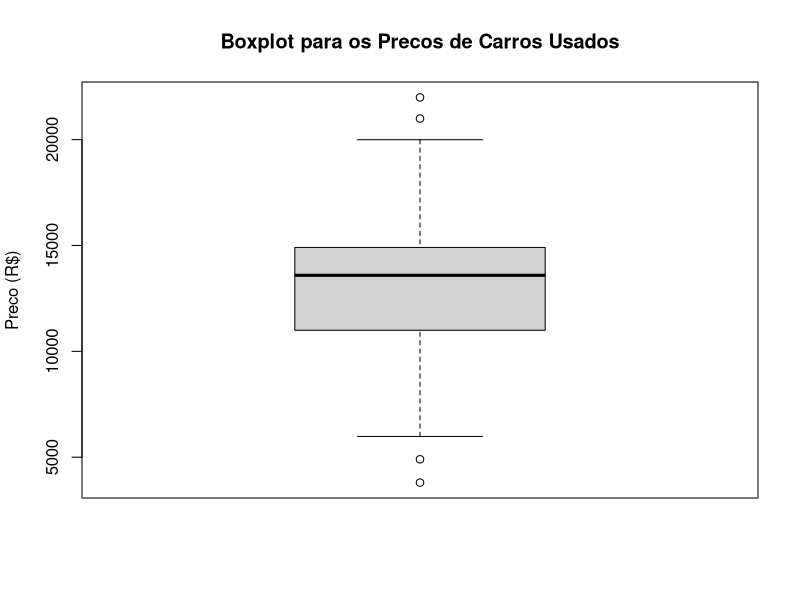
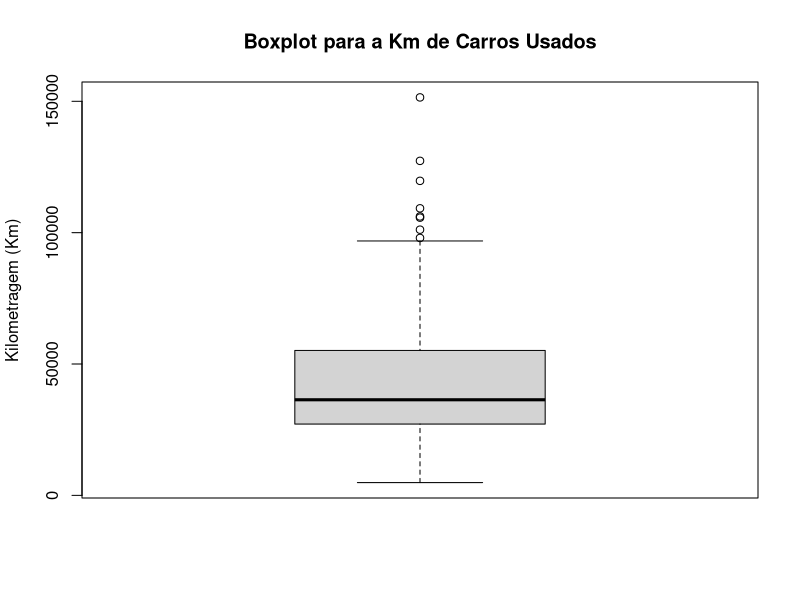
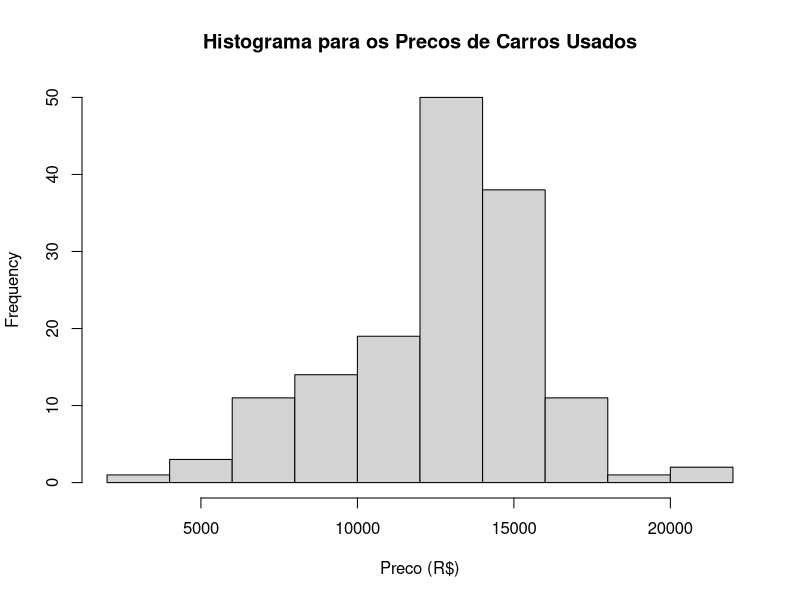
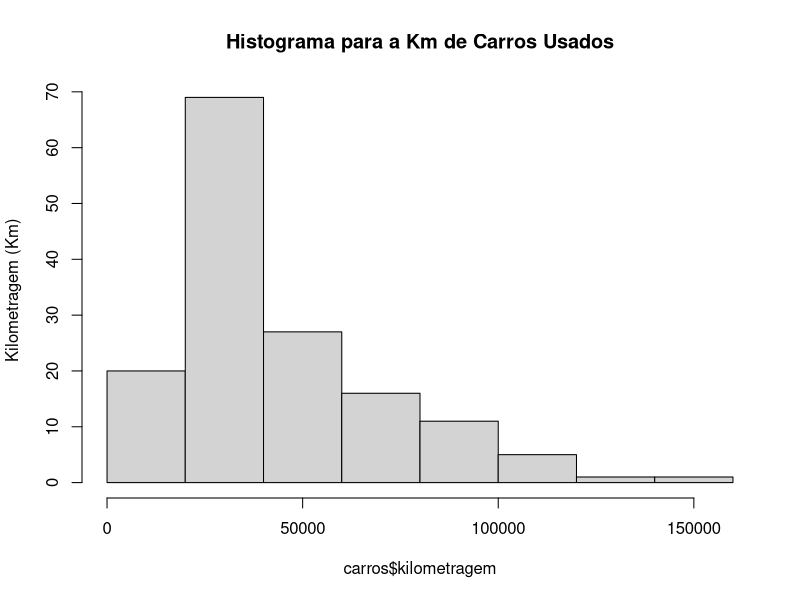
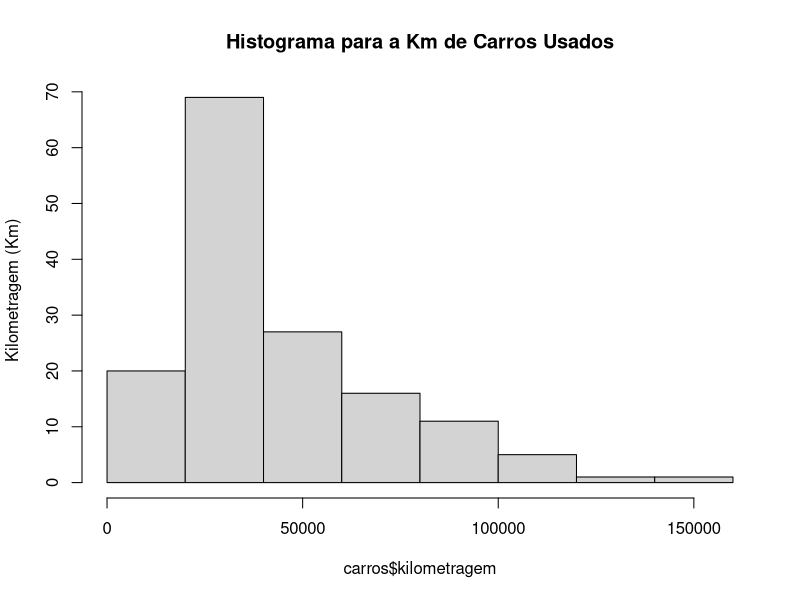
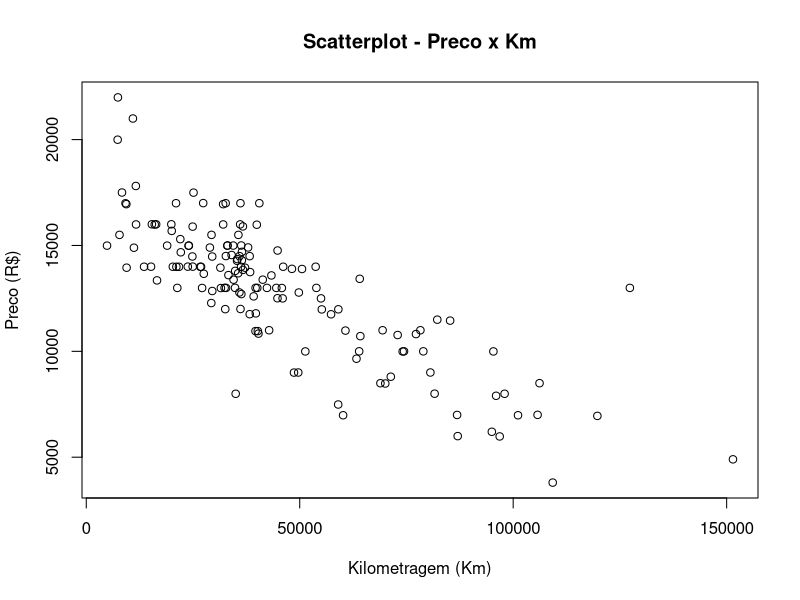

Recreate these plots in R, in order.
# Este Estudo Dirigido esta disponivel tambem no Portal Academico. 

# Caros(as) Alunos(as), SIGAM O ROTEIRO, sequencialmente!

# Primeiramente, sete o seu diretorio de trabalho, onde voce colocou 
# este Script e o arquivo carros-usados


# Estudo Dirigido: Analise exploratoria de dados.

# O objetivo deste estudo eh mostrar como a analise exploratoria dos dados eh importante.
# Independentemente do modelo de machine learning que voce vai construir, a analise
# exploratoria eh fundamental.

# Analise exploratoria eh voce conhecer os dados. Voce nao pode comecar um processo de
# limpeza, transformacao, de pre-processamento se voce nao conhece os dados: a media, 
# a mediana, como os dados estao distribuidos, se as variaveis sao numericas ou
# categoricas. Se sera necessario fazer algum tipo de transformacao nessas variaveis.
# Ou seja, as etapas seguintes de pre-processamento dependem de uma analise exploratoria.

# Depois que carregamos os dados, a analise eh a primeira etapa, independentemente do tipo
# de modelo de machine learning que voce vai criar.

# Neste estudo, vamos primeiramente carregar o conjunto de dados. Faremos uma breve
# exploracao. E vamos trabalhar com variaveis numericas e tambem com variaveis categoricas.

# Irei colocar varias dicas, varios exemplos de interpretacao dos resultados da analise
# exploratoria. Nao existe uma unica formula para analise exploratoria. Depende do problema
# de negocio, depende do conjunto de dados, etc.

# Vamos carregar o pacote readr, considerando que ele ja esteja instalado
library(readr)

# Vamos carregar o nosso arquivo csv utilizando a funcao read_csv
carros <- read_csv("carros-usados.csv")

# Vamos dar um View em nosso conjunto de dados
View(carros)

# Temos aqui informacoes sobre automoveis: ano, modelo, preco, kilometragem, cor e
# transmissao: automatico ou manual. Com 150 linhas e 6 colunas.
# A partir desse conjunto de dados, iremos fazer algumas exploracoes.
# Porque vamos compreender os dados. E isso eh analise exploratoria. 
# Se voce nao conhecer os dados, como ira conhecer as tecnicas de limpeza, 
# transformacao e pre-processamento? Temos que saber o que temos no nosso dataset.

# Vamos apresentar um resumo das variaveis desse dataset. Ver os tipos!
str(carros)

# O interpretador da linguagem R decidiu qual tipo eh de cada variavel ao carregar o
# dataset. Veja o tipo de ano, eh numerico. Mas sera que utilizaremos este conteudo
# numerico? Nao iremos fazer calculos com o ano, certo? Nao iremos somar 2011 com 2012...
# Na pratica, esta eh uma variavel que eu poderia colocar como sendo categorica,
# do tipo fator para ter as categorias bem definidas.

# Vamos inicialmente verificar as medidas de tendencia central... limpando a console....
# Inicialmente para a variavel ano do conjunto, temos o resumo basico da variavel ano:
summary(carros$ano)
# media... 2009, minimo, maximo, 1o. quartil, 3o. quartil e mediana,
# na media os carros que constam desse dataset sao do ano de 2009,
# mediana 2009 como a media, isto indica, provavelmente, ano tem dist. normal.

# Agora vamos mostrar o summary de 2 variaveis: preco e kilometragem.
# Passo como um vetor usando a funcao c que sera usada como um indice 
# para trazer 2 colunas do dataset carros:
summary(carros[c('preco', 'kilometragem')])
# Conseguimos retornar os resumos de 2 variaveis: minimo, 1o. quartil, mediana, media
# .... etc. E assim temos uma ideia de como os dados estao distribuidos


##### Analise exploratoria de dados para variaveis numericas ##### 

# Vamos usar algumas funcoes estatisticas
mean(carros$preco)
median(carros$preco)
# Aparentemente a variavel preco nao esta com uma distribuicao normal porque
# media e mediana estao com valores diferentes

##### O que sao os Quartis e Percentis? #####

# Se o numero de observacoes eh grande, eh interessante calcular algumas outras 
# medidas de posicao. E essas medidas sao uma extensao do conceito de mediana.

# Suponha que estamos conduzindo um experimento com animais. 
# Eles recebem uma droga e medimos o tempo de vida (em dias) 
# apos a ingestao dessa droga. Poderiamos fazer a seguinte pergunta: 

# Qual eh o tempo em que 50% dos animais ainda estao vivos? 
# Obviamente esse valor sera a mediana. 

# Poderiamos estar interessados em saber qual eh o tempo em que 75% dos 
# animais estao vivos. Ou 25%. 

# Esses valores sao chamados de Quartis da distribuicao (dividem a distribuicao
# em quarto partes) e sao representados por Q1  (1o. quartil 25%) e Q3 (3o. quartil 75%). 
# O segundo quartil, Q2, que corresponde a 50%, eh a mediana.

?quantile

# Esse conceito pode ser estendido um pouco mais, e em lugar de 25%, 50% e 75%, 
# podemos querer calcular percentis (5%, 10%, 90%).

# Os percentis sao os valores que separam um conjunto de dados em 100 partes iguais. 
# O percentil 10 representa o decimo percentil e tera 10% dos dados antes dele, 
# a logica se segue para todo percentil.

# Exemplo: para calcular o percentil 10, 80 e 98, usa-se a funcao quantile..
# quantile(......, c(.10))
# quantile(......, c(.80))
# quantile(......, c(.98))

# Vamos calcular os quartis
quantile(carros$preco)

# Podemos calcular os percentis de 1% e 99%
quantile(carros$preco, probs = c(0.01, 0.99))

# Podemos tambem definir alguns percentis especificos
quantile(carros$preco, seq( from = 0, to = 1, by = 0.20))

# Podemos calcular a diferenca inter-quartil (entre Q3 e Q1)
IQR(carros$preco) 

# Podemos verificar o range: valores minimo e maximo
range(carros$preco)

# Podemos ainda calcular a diferenca entre o valor minimo e o valor maximo de preco
diff(range(carros$preco))

# Fizemos esta exploracao apenas para a variavel preco. Esta exploracao poderia
# se estendar para as demais variaveis numericas do conjunto

# Eh sempre mais facil analisar um grafico do que numeros e tabelas
# Vamos fazer algumas exploracoes com alguns graficos ....

# Boxplot: grafico que apresenta a mediana (linha preta continua no meio do quadrado) e 
# outras medidas: minimo, 1o. quartil, mediana, 3o. quartil e maximo de baixo para cima.
# E ainda os outliers (valores extremos) inferiores e superiores em um mesmo grafico.
# Esses outliers estao muito distantes da media, o que pode impactar na construcao
# do modelo preditivo. Outliers devem ser tratados (retirados ou analisados).

# O outlier pode ser uma fraude. Analise de fraudes em uso de cartao de credito:
# buscar os outliers e nao deleta-los eh uma analise importante. Isso depende do objetivo.

boxplot(carros$preco, main = "Boxplot para os Precos de Carros Usados", ylab = "Preco (R$)")

boxplot(carros$kilometragem, main = "Boxplot para a Km de Carros Usados", ylab = "Kilometragem (Km)")

# Histograma: indica a frequencia de valores dentro de cada bin/break (classe de valores)
hist(carros$preco, main = "Histograma para os Precos de Carros Usados", xlab = "Preco (R$)")
# A maioria dos automoveis esta no preco de 12.000, 13.000 reais; com poucos carros abaixo de
# 5.000 e poucos acima de 20.000 reais. A ultima classe mostra que temos alguns outliers.

# Vamos criar um histograma para a variavel kilometragem
hist(carros$kilometragem, main = "Histograma para a Km de Carros Usados", ylab = "Kilometragem (Km)")
# Veja que boa parte dos automoveis estao com kilometragem abaixo de 50.000. Eh a maior frequencia.

# Caso a visualizacao nao esteja facil, podemos mudar a quantidade de breaks....
# Compactamos um pouco mais o histograma para visualizar melhor a informacao.
# 5 breaks (ou 4)? ou 6 (7)?
hist(carros$kilometragem, main = "Histograma para a Km de Carros Usados", breaks = 6, ylab = "Kilometragem (Km)")

# Boxplot e Histograma servem para analisar apenas uma unica variavel. Mas em alguns casos
# queremos fazer um analise multivariada, ou seja, queremos analisar mais de uma variavel.
# Para isso usamos o grafico de dispersao, o Scatterplot.

# Scatterplot Preco x Km: quero visualizar a relacao entre a variavel preco e a variavel kilometragem,
# usando o preco como variavel dependente (y) da kilometragem (x)
plot(x = carros$kilometragem, y = carros$preco,
     main = "Scatterplot - Preco x Km",
     xlab = "Kilometragem (Km)",
     ylab = "Preco (R$)")

# Pergunta para voces! Interpretem..... 
# Observem o grafico... a medida que aumenta a kilometragem, o que acontece com o preco? 
# Deem um pause no video por um minuto, para responder!

# Observando o grafico, a medida que se aumenta a kilometragem, diminui-se o preco.
# Com um automovel de alta kilometragem, tem-se um preco bem abaixo da media.
# Isto eh obvio porque estamos olhando para o grafico. Mas se olharmos apenas
# para o dataset, talvez eu nao tenha esta informacao de maneira tao simples como
# estamos visualizando.

# Medidas de Dispersao:
# ao interpretar a variancia e o desvio padrao, numeros altos indicam que 
# os dados estao espalhados mais amplamente em torno da media. 
mean(carros$preco)
var(carros$preco)
sd(carros$preco)  # aproximadamente 24%

mean(carros$kilometragem)
sd(carros$kilometragem) # aproximadamente 60%

# Ate aqui tivemos alguns exemplos de como explorar variaveis numericas:
# criar graficos, coletar metricas e analisar as informacoes.


##### Analise exploratoria de dados para variaveis categoricas ##### 

# Criando tabelas de contingencia para representar variavel categorica.

# O que sao variaveis categoricas? Sao as variaveis que nao possuem valores 
# quantitativos, mas, ao contrario, sao definidas por varias categorias, ou seja, 
# representam uma classificacao dos individuos. Podem ser nominais ou ordinais.

# Variaveis nominais: nao existe ordenacao entre as categorias. Exemplos: sexo, cor dos olhos, 
# fumante/nao fumante, doente/sadio.

# Variaveis ordinais: existe uma ordenacao entre as categorias. Exemplos: escolaridade
# (1o, 2o, 3o graus), estagio da doenca (inicial, intermediario, terminal), 
# mes de observacao (janeiro, fevereiro,..., dezembro).

# Vamos listar as categorias de variaveis nominais.
# A funcao table cria uma tabulacao cruzada, ou seja, uma tabela de contingencia.
# Ela calcula as ocorrencias para cada um dos valores da variavel categorica.
?table

str(carros)
# Percebam que as variaveis cor e modelo sao categoricas, do tipo character.

table(carros$cor)
# Temos 9 cores de automoveis e um numero maior na cor preta.

table(carros$modelo)
# Temos apenas 3 modelos de automoveis (SE, SEL e SES). A funcao table contabilizou 
# a quantidade de registros (linhas) que tem cada um desses modelos.

# Isto eh fazer exploracao das variaveis categoricas

# A funcao table nao altera nada no tipo de dado. Apenas faz a tabulacao.
str(carros) 

# Podemos tambem calcular a proporcao de cada categoria
# Calculamos a tabela de contingencia da variavel modelo e colocando em um objeto
model_table <- table(carros$modelo)

# A funcao prop.table calcula a proporcao de cada categoria em valores percentuais
prop.table(model_table)

# Vamos arredondar os valores para um digito decimal
model_table <- prop.table(model_table) * 100
round(model_table, digits = 1)
# Temos 52% dos automoveis SE, 15.3 do SEL e o restante do SES.
# Com 3 linhas de codigo, conseguimos buscar esta informacao.

# Vamos imaginar que se queira saber quais as cores que as pessoas mais compram?
# Olhando o View eh dificil coletar esta resposta......Mas usando linguagem R, eh possivel.

# Vamos criar uma nova variavel indicando cores que as pessoas compram com mais frequencia
# Vamos buscar o valor da variavel cor que estiver dentro deste vetor de cores.
carros$conserv <- carros$cor %in% c("Preto", "Cinza", "Prata", "Branco")
# O resultado disso eh um valor logico: FALSE ou TRUE. Cada valor da variavel
# cor que estiver dentro deste vetor, retornara TRUE, se nao, FALSE.
head(carros)

# Vamos fazer uma tabulacao, checando esta nova variavel...
table(carros$conserv)
# 51 automoveis nao estao com cores conservadoras, 99 estao.
round(prop.table(table(carros$conserv))*100,digits = 1)
# 66% com cores conservadoras e 34% nao

# Verificando o relacionamento entre 2 variaveis categoricas

# Vamos criar uma crosstable: tabela cruzada de contingencia

# Tabelas de contingencia fornecem uma maneira de exibir 
# as frequencias e frequencias relativas das observacoes

# Os elementos de uma categoria sao exibidos atraves das colunas; 
# e os elementos de outra categoria sao exibidos atraves das linhas.

# Vamos instalar o pacote gmodels
install.packages("gmodels")

# vamos carrega-lo
library(gmodels)

?CrossTable
CrossTable(x = carros$modelo, y = carros$conserv)
# x eh a variavel modelo e y eh a variavel das cores
# conservadoras (que esta com False ou True)
# Ver tabela gerada!
